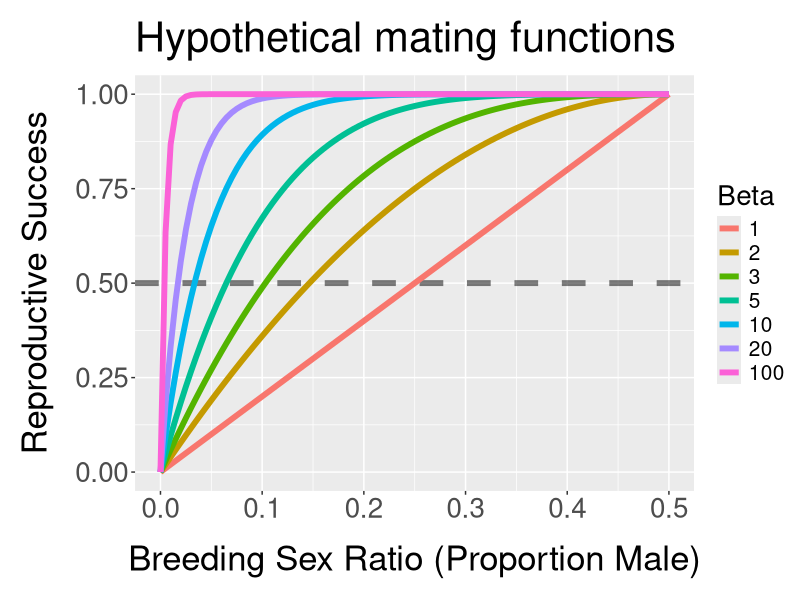

Reproduce this figure in R.
  # cumulative density function of a beta distribution
  
  # load libraries
  library(ggplot2)
  
  # values of x to plot
  x <- seq(from = 0, to = 1, by = 0.01)
  
  # beta values to cycle through
  betas <- c(1, 2, 3, 5, 10, 20, 100)
  
  # initialise DF
  DF <- data.frame(Breeding_Sex_Ratio = rep(x, times = length(betas)), 
                   Beta = rep(betas, each = length(x)), 
                   Reproductive_Success = NA)
  
  # CDF function
  for (b in 1:length(betas)) {
    
    start <- (b - 1)*length(x) + 1
    stop <- start + length(x) - 1
    DF$Reproductive_Success[start:stop] <- pbeta(x, shape1 = 1, shape2 = betas[b])
    
  }
  
  # make Beta factor
  DF$Beta <- as.factor(DF$Beta)
  
  # plot
  ggplot(data = DF, aes(x = Breeding_Sex_Ratio/2, y = Reproductive_Success, 
                        color = Beta)) +
    geom_hline(yintercept = 0.5, linetype = 2, alpha = 0.5, lwd = 2) +
    geom_line(lwd = 2) +
    ylab('Reproductive Success') +
    xlab('Breeding Sex Ratio (Proportion Male)') +
    ggtitle('Hypothetical mating functions') +
    theme_gray() +
    theme(axis.title.y = element_text(margin = margin(r = 15, l = 10)), 
          axis.title.x = element_text(margin = margin(t = 15, b = 10)), 
          plot.title = element_text(margin = margin(b = 10, t = 10), 
                                    size = 30), 
          axis.text = element_text(size = 20), 
          axis.title = element_text(size = 25), 
          legend.title = element_text(size = 20), 
          legend.text = element_text(size = 15))
  
